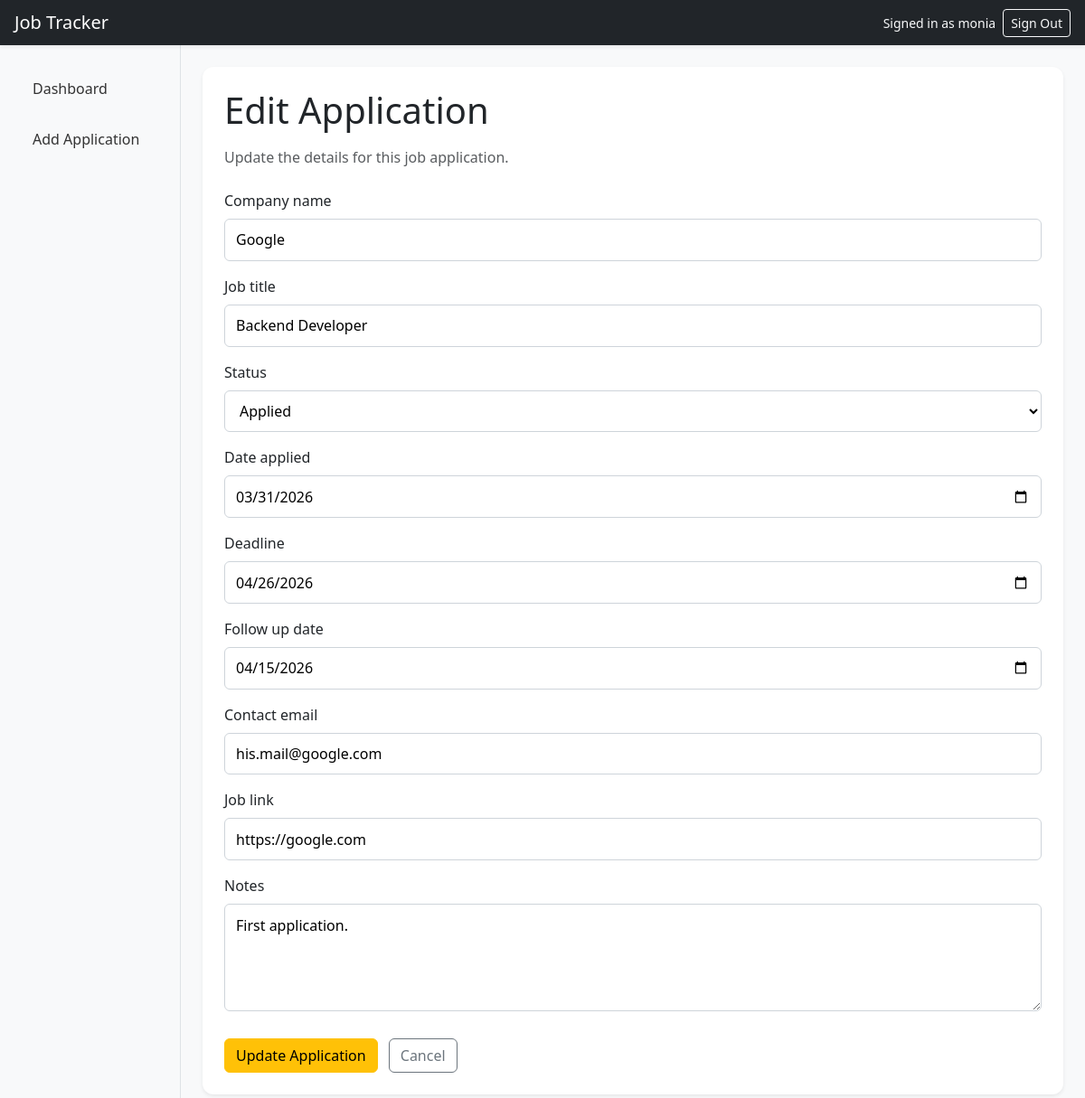
The page /edit/1/ (signed in) on the database as committed earlier.
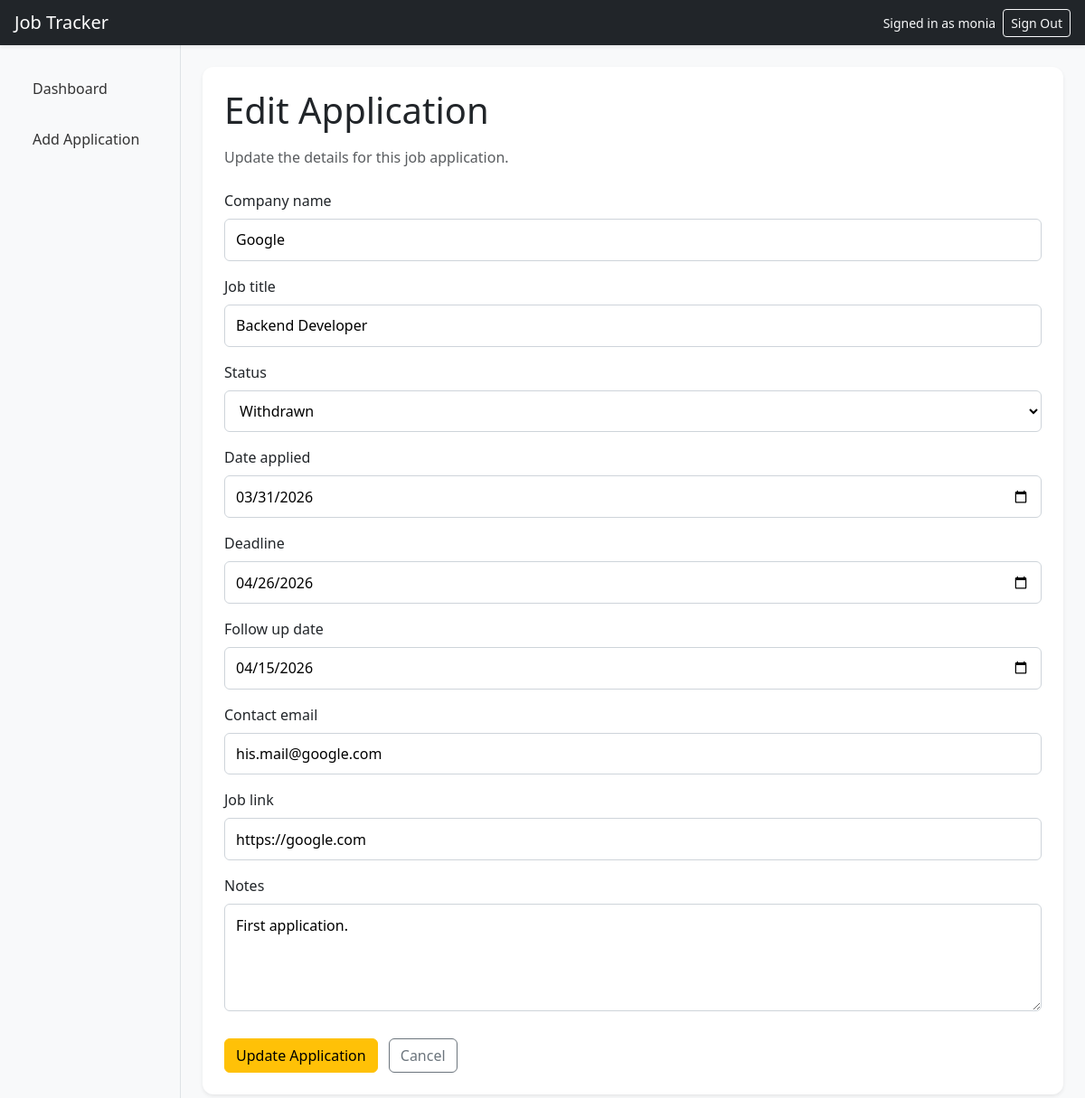
The same page on the database as committed later.
### tracker/models.py (models this page shows, shortened)
class JobApplication(models.Model):
    STATUS_CHOICES = [
        ("applied", "Applied"),
        ("interview", "Interview"),
        ("offer", "Offer"),
        ("rejected", "Rejected"),
        ("withdrawn", "Withdrawn"),
    ]
    user = models.ForeignKey(User, on_delete=models.CASCADE)
    company_name = models.CharField(max_length=100)
    job_title = models.CharField(max_length=100)
    status = models.CharField(
        max_length=20,
        choices=STATUS_CHOICES,
        default="applied",
    )
    date_applied = models.DateField()
    deadline = models.DateField(blank=True, null=True)
    follow_up_date = models.DateField(blank=True, null=True)
    contact_email = models.EmailField(blank=True)
    job_link = models.URLField(blank=True)
    notes = models.TextField(blank=True)

### tracker/views.py (the view)
# urls.py: path("edit/<int:pk>/", views.edit_application, name="edit_application"),
@login_required
def edit_application(request, pk):
    application = get_object_or_404(
        JobApplication,
        pk=pk,
        user=request.user,
    )
    if request.method == "POST":
        form = JobApplicationForm(request.POST, instance=application)
        if form.is_valid():
            form.save()
            messages.success(request, "Application updated successfully.")
            return redirect("application_list")
        messages.error(request, "Please correct the errors below.")
    else:
        form = JobApplicationForm(instance=application)
    return render(
        request,
        "tracker/edit_application.html",
        {"form": form, "application": application},
    )

### tracker/forms.py (shortened to what this page needs)
class JobApplicationForm(forms.ModelForm):
    class Meta:
        model = JobApplication
        fields = [
            "company_name",
            "job_title",
            "status",
            "date_applied",
            "deadline",
            "follow_up_date",
            "contact_email",
            "job_link",
            "notes",
        ]
        widgets = {
            "date_applied": forms.DateInput(attrs={"type": "date"}),
            "deadline": forms.DateInput(attrs={"type": "date"}),
            "follow_up_date": forms.DateInput(attrs={"type": "date"}),
            "notes": forms.Textarea(attrs={"rows": 4}),
        }
    def __init__(self, *args, **kwargs):
        super().__init__(*args, **kwargs)
        self.fields["date_applied"].widget.attrs["max"] = date.today().isoformat()

### tracker/templates/tracker/edit_application.html (shortened to what this page needs)
{% extends "tracker/base.html" %} {% block content %}
<div class="card shadow-sm border-0">
  <div class="card-body p-4">
    <h1 class="mb-3">Edit Application</h1>
    <p class="text-muted mb-4">Update the details for this job application.</p>
    <form method="post" novalidate>
      {% csrf_token %} {% for field in form %}
      <div class="mb-3">
        <label for="{{ field.id_for_label }}" class="form-label">
          {{ field.label }}
        </label>
        {{ field }}
      </div>
      {% endfor %}
      <div class="mt-4">
        <button type="submit" class="btn btn-warning">
          Update Application
        </button>
        <a
          href="{% url 'application_list' %}"
          class="btn btn-outline-secondary ms-2"
        >
          Cancel
        </a>
      </div>
    </form>
  </div>
</div>
{% endblock %}

Rows that differ between the two databases and show on the page:
changed JobApplication "Google": status "Applied" → "Withdrawn"
